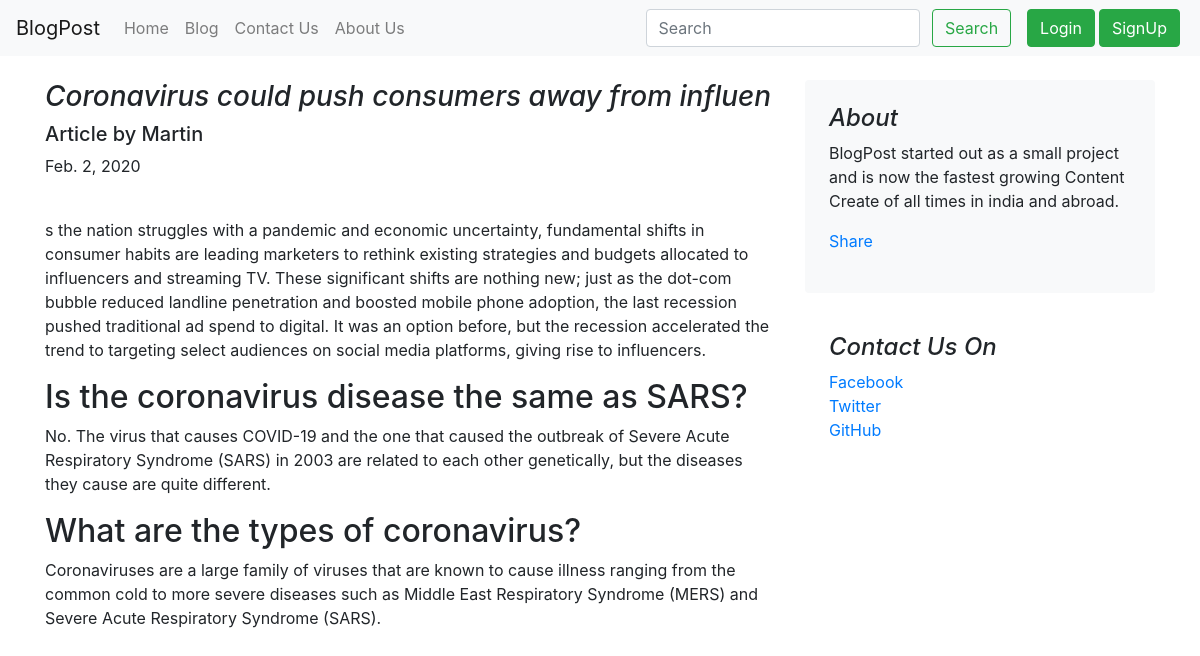
Screenshot of /blogpost/10 with the database file from the repository.
### blog/models.py (models this page shows)
class Blogpost(models.Model):
    post_id = models.AutoField(primary_key=True)
    title = models.CharField(max_length=50)
    author = models.CharField(max_length=15)
    chead0 = models.CharField(max_length=5000, default="")
    head1 = models.CharField(max_length=500, default="")
    chead1 = models.CharField(max_length=5000, default="")
    head2 = models.CharField(max_length=500, default="")
    chead2 = models.CharField(max_length=5000, default="")
    pub_date = models.DateField()
    thumbnail = models.ImageField(upload_to='blog/images', default="")
    def __str__(self):
        return self.title + ' ' +'by' + ' ' + self.author

### blog/views.py (the view)
# urls.py: path("blogpost/<int:id>", views.blogpost, name="blogHome"),
def blogpost(request, id):
    post = Blogpost.objects.filter(post_id = id)[0]
    print(post)
    return render(request, 'blog/blogpost.html',
                  {'post':post})

### blog/templates/blog/blogpost.html (shortened to what this page needs)
{% extends 'blog/basic.html' %}
{% block body %}
<div class="container">
    <div class="row mt-4">
        <div class="col-md-8 blog-main">
            <h3 class="font-italic">
                {{post.title}}
            </h3>
            <div class="blog-post">
                <h5 class="blog-post-title">Article by {{post.author}}</h5>
                <p class="blog-post-meta">{{post.pub_date}} </p>
                <div class="fb-like" data-href="http://127.0.0.1:8000/blogpost/{{post.post_id}}" data-width="" data-layout="standard" data-action="like" data-size="large" data-share="true"></div><br>
                <p>{{post.chead0}}</p>
                <h2>{{post.head1}}</h2>
                <p>{{post.chead1}}</p>
                <h2>{{post.head2}}</h2>
                <p>{{post.chead2}}</p>
            </div>
        </div>
        <aside class="col-md-4 blog-sidebar">
            <div class="p-4 mb-3 bg-light rounded">
                <h4 class="font-italic">About</h4>
                <p class="mb-0">BlogPost started out as a small project and is now the fastest growing Content Create of all times in india and abroad.</p>
                <div class="my-3 fb-share-button" data-href="http://127.0.0.1:8000/blogpost/{{post.post_id}}" data-layout="button_count" data-size="large"><a target="_blank" href="https://www.facebook.com/sharer/sharer.php?u=http%3A%2F%2F127.0.0.1%3A8000%2Fblogpost%2F2&amp;src=sdkpreparse"
                    class="fb-xfbml-parse-ignore">Share</a></div>
            </div>
            <div class="p-4">
                <h4 class="font-italic">Contact Us On</h4>
                <ol class="list-unstyled">
                    <li><a href="https://www.facebook.com/">Facebook</a></li>
                    <li><a href="https://twitter.com/">Twitter</a></li>
                    <li><a href="https://github.com/">GitHub</a></li>
                </ol>
            </div>
        </aside>
    </div>
</div>
{% endblock %}

### blog/templates/blog/basic.html (shortened to what this page needs)
<!doctype html>
<html lang="en">
<head>
  <link rel="stylesheet" href="https://stackpath.bootstrapcdn.com/bootstrap/4.2.1/css/bootstrap.min.css"
>
    <link rel="stylesheet" href="https://maxcdn.bootstrapcdn.com/bootstrap/4.0.0/css/bootstrap.min.css">
    <link href="https://unpkg.com/gijgo@1.9.13/css/gijgo.min.css" rel="stylesheet" type="text/css" />
</head>
<body style="background-color: white;">
  <nav class="navbar navbar-expand-lg navbar-light bg-light">
    <a class="navbar-brand " href="">BlogPost <span class="sr-only">(current)</span></a>
    <div class="collapse navbar-collapse" id="navbarSupportedContent">
      <ul class="navbar-nav mr-auto">
        <li class="nav-item {% block homeactive %} {% endblock homeactive %}">
          <a class="nav-link" href="/">Home <span class="sr-only">(current)</span></a>
        </li>
        <li class="nav-item {% block blogactive %} {% endblock blogactive %}">
          <a class="nav-link" href="/blog">Blog</a>
        </li>
        <li class="nav-item {% block contactactive %} {% endblock contactactive %}">
          <a class="nav-link" href="/contact">Contact Us</a>
        </li>
        <li class="nav-item {% block aboutactive %} {% endblock aboutactive %}">
          <a class="nav-link" href="/about">About Us</a>
        </li>
      </ul>
      <div class="ml-auto form-inline">
      <form method="get" action="/search" class=" my-2 my-lg-0">
        <input class="form-control mr-sm-2" type="search" placeholder="Search" aria-label="Search" name="query"
          id="query">
        <button class="btn btn-outline-success mr-3 my-sm-0" type="submit">Search</button>
      </form>
      {% if user.is_authenticated %}
      <ul class="navbar-nav mr-0">
      <li class="nav-item dropdown">
        <a class="nav-link dropdown-toggle" href="#" id="navbarDropdown" role="button" data-toggle="dropdown" aria-haspopup="true" aria-expanded="false">
          Welcome {{request.user}}
        </a>
        <div class="dropdown-menu" aria-labelledby="navbarDropdown">
          <a class="dropdown-item" href="/createblogpost">Create BlogPost</a>
          <a class="dropdown-item" href="/add">Add</a>
          <a class="dropdown-item" href="/browse">Browse</a>
          <a class="dropdown-item" href="/logout">Logout</a>
        </div>
      </li>
      </ul>
      {% else %}
      <button type="button" class="btn btn-success mx-0" data-toggle="modal" data-target="#loginModal">
        Login
      </button>
      <button type="button" class="btn btn-success mx-1" data-toggle="modal" data-target="#signupModal">
        SignUp
      </button>
      {% endif %}
      </div>
    </div>
  </nav>
  {% block body %} {% endblock %}
</body>
</html>

### rows the page displays
Blogpost: title "Coronavirus could push consumers away from influen", author "Martin", pub_date "Feb. 2, 2020", chead0 "s the nation struggles with a pandemic and economic uncertainty, fundamental shifts in consumer habits are leading marketers to rethink existing strategies and budgets allocated to influencers and streaming TV. These significant shifts are nothing new; just as the dot-com bubble reduced landline penetration and boosted mobile phone adoption, the last recession pushed traditional ad spend to digital. It was an option before, but the recession accelerated the trend to targeting select audiences on social media platforms, giving rise to influencers.", head1 "Is the coronavirus disease the same as SARS?", chead1 "No. The virus that causes COVID-19 and the one that caused the outbreak of Severe Acute Respiratory Syndrome (SARS) in 2003 are related to each other genetically, but the diseases they cause are quite different.", head2 "What are the types of coronavirus?", chead2 "Coronaviruses are a large family of viruses that are known to cause illness ranging from the common cold to more severe diseases such as Middle East Respiratory Syndrome (MERS) and Severe Acute Respiratory Syndrome (SARS)."
